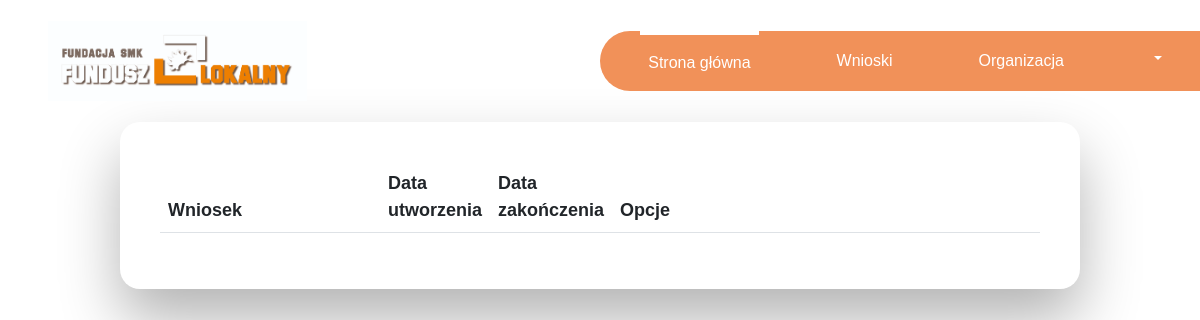
Before: /forms/forms.php (signed in) with the older database file.
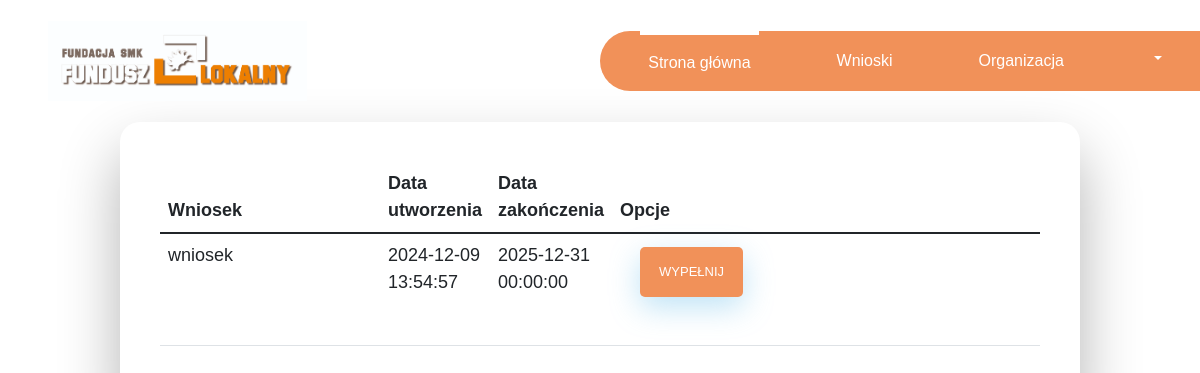
After: the same page with the newer database file.
### tables this page shows
CREATE TABLE `application` (
  `applicationID` int(11) NOT NULL,
  `name` text NOT NULL,
  `userID` int(11) NOT NULL,
  `datetime` datetime NOT NULL DEFAULT current_timestamp(),
  `datetimedo` datetime NOT NULL,
  `deleted` int(11) NOT NULL DEFAULT 0
);

### auth.php (called while the page is built, shortened)
<?php
function returniserid(){
    return ($_SESSION['user_id']);
}

### forms/forms.php (the view, shortened to what this page needs)
<?php require_once("../auth.php"); ?>
<!DOCTYPE html>
<html lang="PL">
<head>
    <link href="https://cdn.jsdelivr.net/npm/bootstrap@5.1.3/dist/css/bootstrap.min.css" rel="stylesheet"
>
    <link href="style.css" rel="stylesheet">
    <link href="https://cdn.datatables.net/v/bs5/dt-2.0.5/datatables.min.css" rel="stylesheet">
</head>
<body>
<?php require_once("../navbar.php"); ?>
<div class="wrapper fadeInDown">
    <table id="myTable" class="table table table-hover">
        <thead>
        <th scope="col" style="width:25%;">Wniosek</th>
        <th scope="col" style="width:10%;">Data utworzenia</th>
        <th scope="col" style="width:10%;">Data zakończenia</th>
        <th scope="col" data-orderable="false">Opcje</th>
        </thead>
        <tbody>
        <?php
        require_once("../dbconnect.php");
        $id=returniserid();
        $sql = "SELECT a.*
FROM `application` a
WHERE a.`deleted` = 0
  AND NOT EXISTS (
    SELECT 1
    FROM `readyapplication` r
    WHERE r.applicationID = a.applicationID
      AND r.userID = $id
      AND r.status != 1
  )
  order by a.datetimedo asc;";
        $result = $conn->query($sql);
        while ($row = $result->fetch_assoc()) {
            if(new DateTime($row["datetimedo"]) < new DateTime() && returnRole()==3){
                if(returnRole()==3){
                    echo "<tr style='background-color:lightgray;'>";
                    echo "<td>" . $row["name"] . "</td>";
                    echo "<td>" . $row["datetime"] . "</td>";
                    echo "<td>" . $row["datetimedo"] . "</td>";
                    echo "<td><a href='formsread.php?ID=" . $row["applicationID"] . "&finish=1'><input style='width: 25%' type='button' class='fadeIn fourth' value='Podgląd'></a>";
                    if (returnRole() == 2 or returnRole() == 3) {
                        echo "<a href='formscopy.php?ID=" . $row["applicationID"] . "'><input style='width: 25%;' type='button' class='fadeIn fourth' value='Kopiuj do szkiców'></a></td>";
                    }
                    echo "</tr>";
                }
            } else if(new DateTime($row["datetimedo"]) > new DateTime()){
                echo "<tr>";
                echo "<td>" . $row["name"] . "</td>";
                echo "<td>" . $row["datetime"] . "</td>";
                echo "<td>" . $row["datetimedo"] . "</td>";
                echo "<td><a href='formsread.php?ID=" . $row["applicationID"] . "&finish=0'><input style='width: 25%' type='button' class='fadeIn fourth' value='Wypełnij'></a>";
                echo "</tr>";
            }
        }
        ?>
    </table>
</div>
</body>
</html>

Changed rows visible on the page:
added application: name "wniosek", datetime "2024-12-09 13:54:57", datetimedo "2025-12-31 00:00:00"
